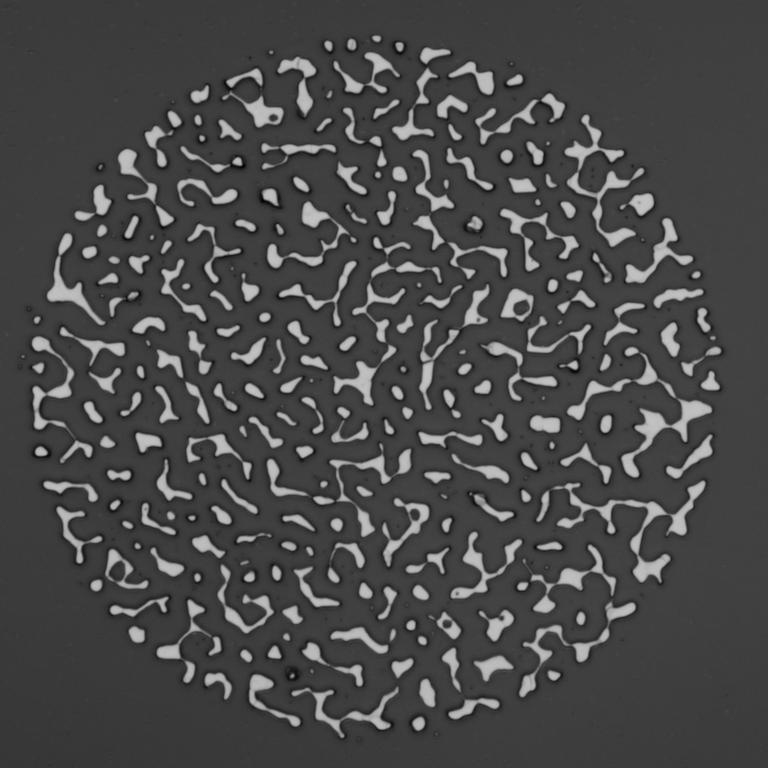
#> input picture data/all/1089.jpg, 768 x 768 px; its folder holds only this picture in this run
$ python render_bg.py   (older library calls are emulated)
#> lines starting #> are read from the running program, lines starting #| are printed output that depends on the picture
#> in render_bg, im is the input picture: shape (768, 768); min 0, max 204, mean 72.9
# This is a sample Python script.

# Press Shift+F10 to execute it or replace it with your code.
# Press Double Shift to search everywhere for classes, files, tool windows, actions, and settings.
from skimage import io, draw, color, transform
import os
import numpy as np
import matplotlib.pyplot as plt
from util import circle_center, circle_center_otsu, circle_area_otsu, padding, find_edge_lw, find_edge_rw
import cv2
from config import *

half_size = 960
# Press the green button in the gutter to run the script.
def processing(im):
    histr = cv2.calcHist([im], [0], None, [256], [0, 256])
#> histr = 256 values, max 53058 at index 61, min 0 at index 1, mean 2304

    im = np.array(im, np.float)

    bg_value = np.argmax(histr)
#> bg_value = 61

    im = im - bg_value
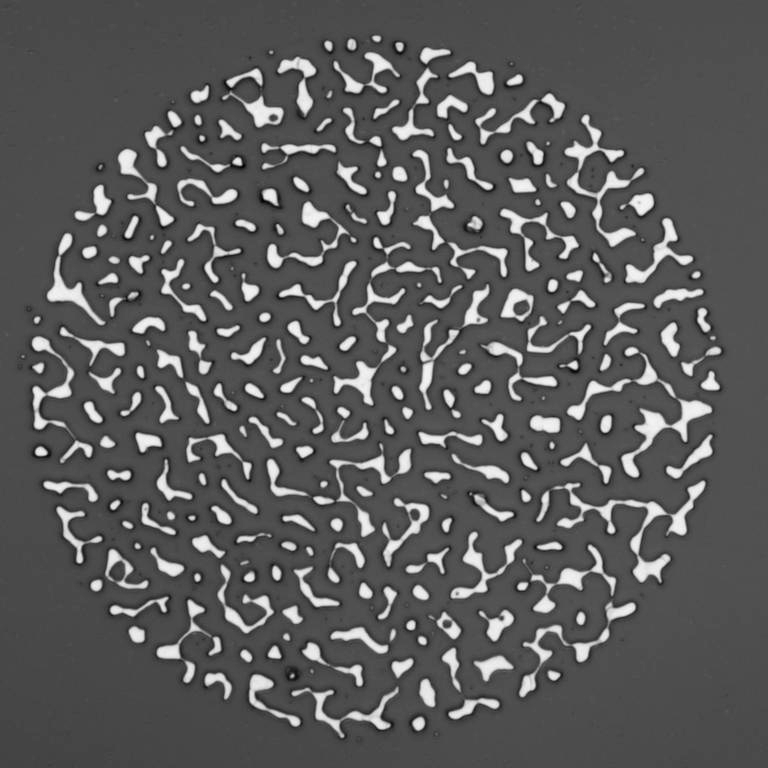
#> im: shape (768, 768) float64; min -61, max 143, mean 11.9; drawn with min black and max white
    im[np.where(im < 0)] = 0
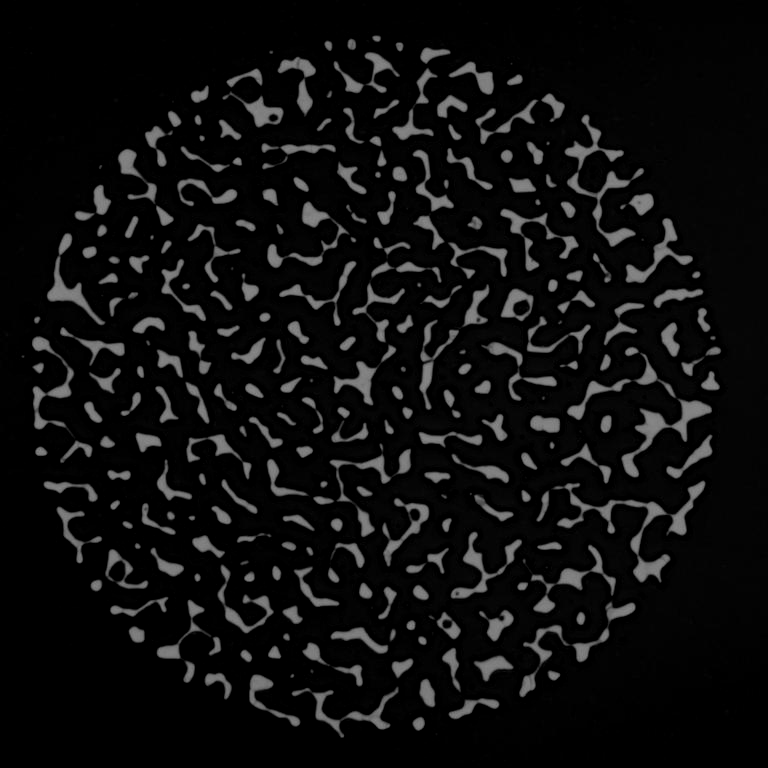
#> im: shape (768, 768) float64; min 0, max 143, mean 14.3

    im = im * 255.0 / (255 - bg_value)
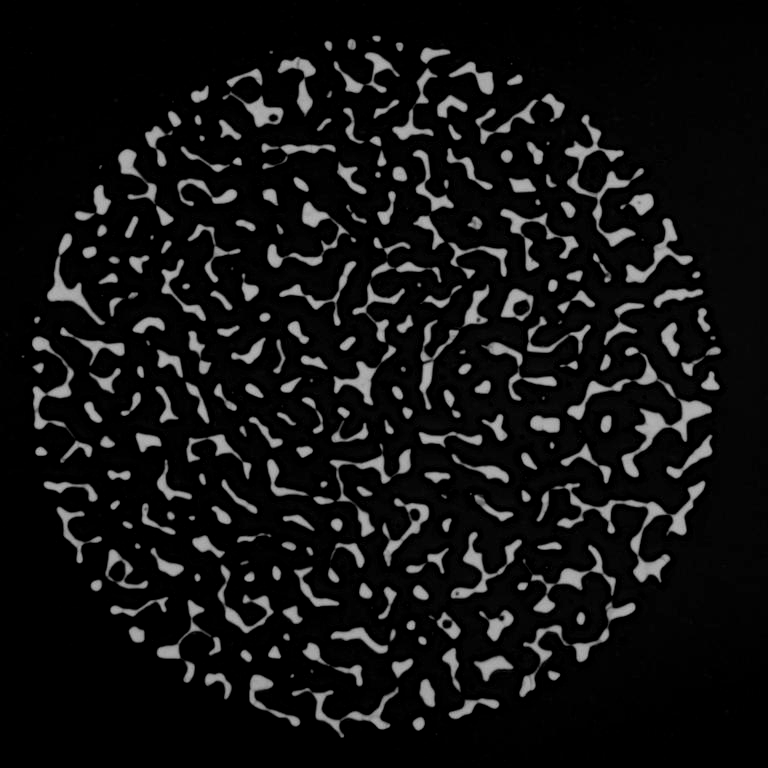
#> im: shape (768, 768) float64; min 0, max 188, mean 18.8

    max_v = np.max(im)
#> max_v = 188

    im = im / (max_v / 255.0)
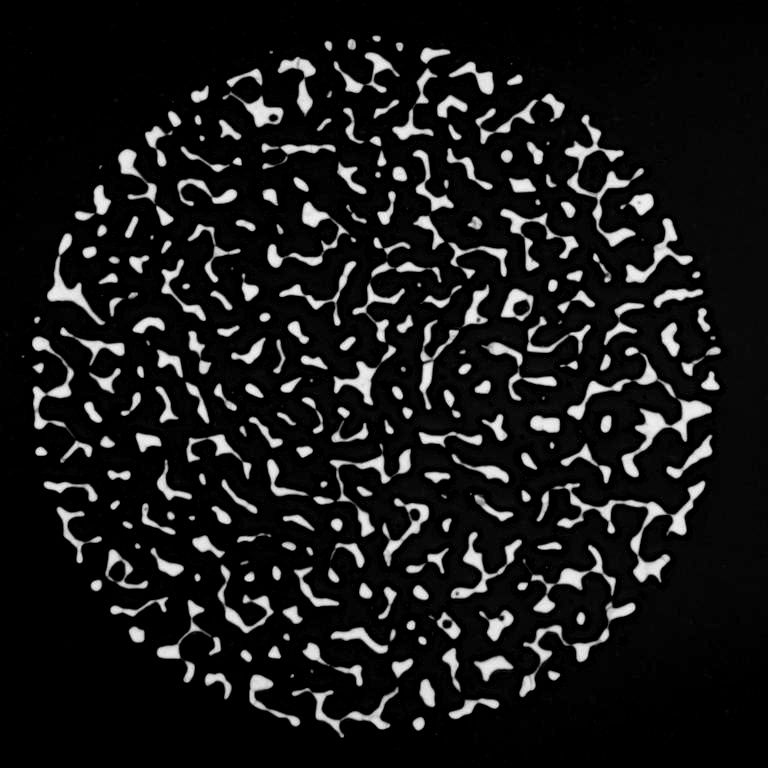
#> im: shape (768, 768) float64; min 0, max 255, mean 25.5

    #print(np.argmax(histr), (255 / (255 - bg_value)), max_v)

    return im

def render_bg():
    for im_p in list(ORI_SAVE_ALL.rglob("*.jpg")):

        #print(im_p.name)
        #if id_cnt < 1481:
        #    continue
        im = io.imread(im_p)

        im = processing(im)
        #im = np.array(im, np.uint8)

        io.imsave(RENDER_BG_SAVE_ALL / im_p.name, im)


if __name__ == '__main__':
    render_bg()

$ run again, on data/all/1194.jpg
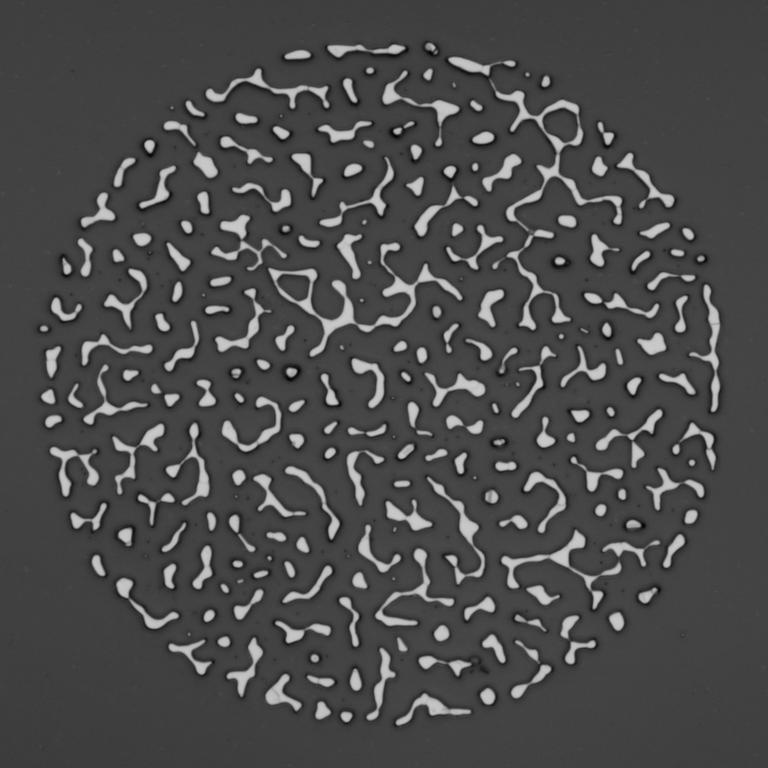
#> input picture data/all/1194.jpg, 768 x 768 px
#> in render_bg, im is the input picture: shape (768, 768); min 0, max 208, mean 74.9
#> histr = 256 values, max 66303 at index 67, min 0 at index 5, mean 2304
#> bg_value = 67
#> in processing, `im = im * 255.0 / (255 - bg_value)`:
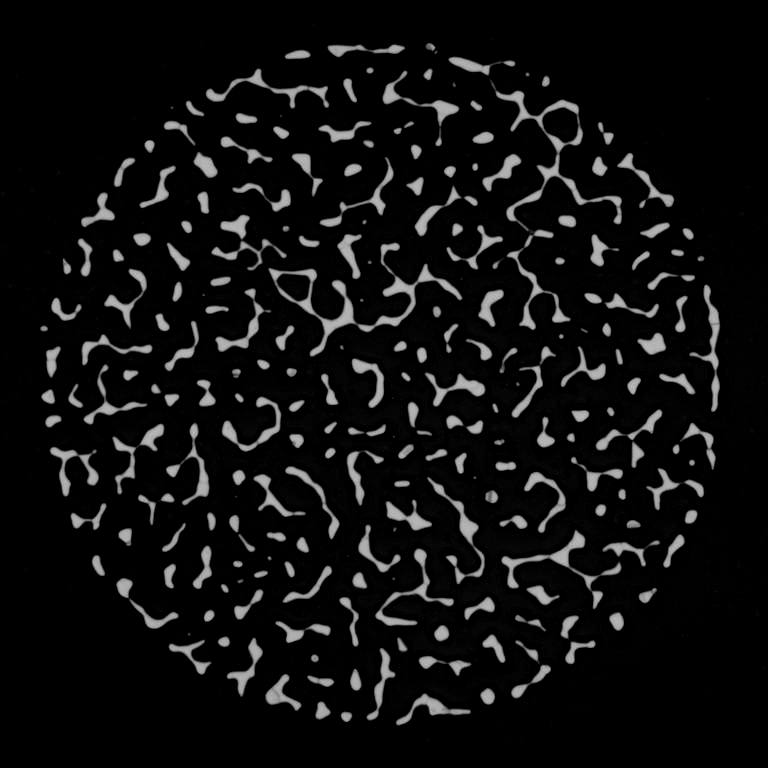
#> im: shape (768, 768) float64; min 0, max 191.2, mean 15.7
#> max_v = 191.2
#> in processing, `im = im / (max_v / 255.0)`:
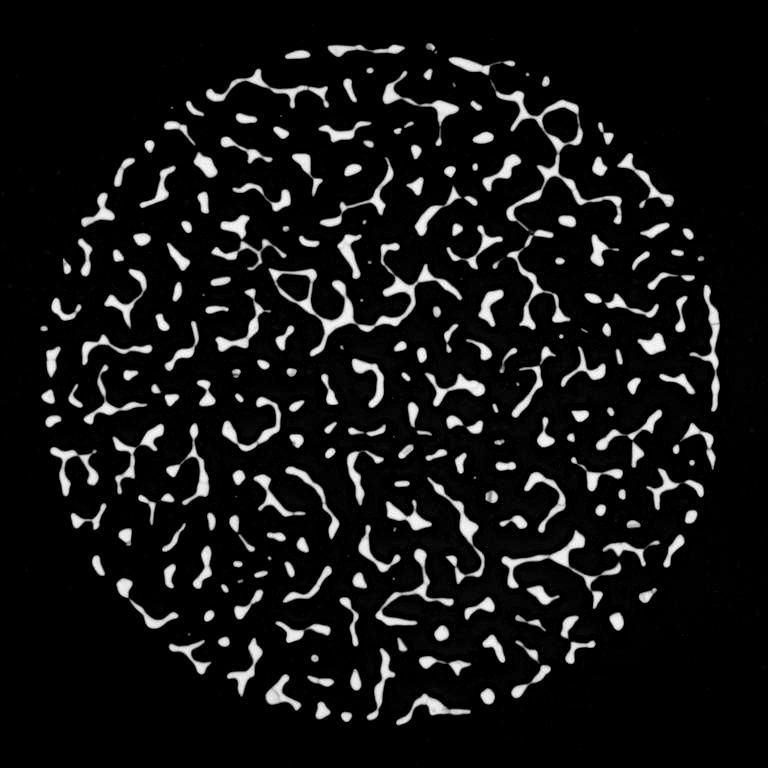
#> im: shape (768, 768) float64; min 0, max 255, mean 20.9

$ run again, on data/all/1195.jpg
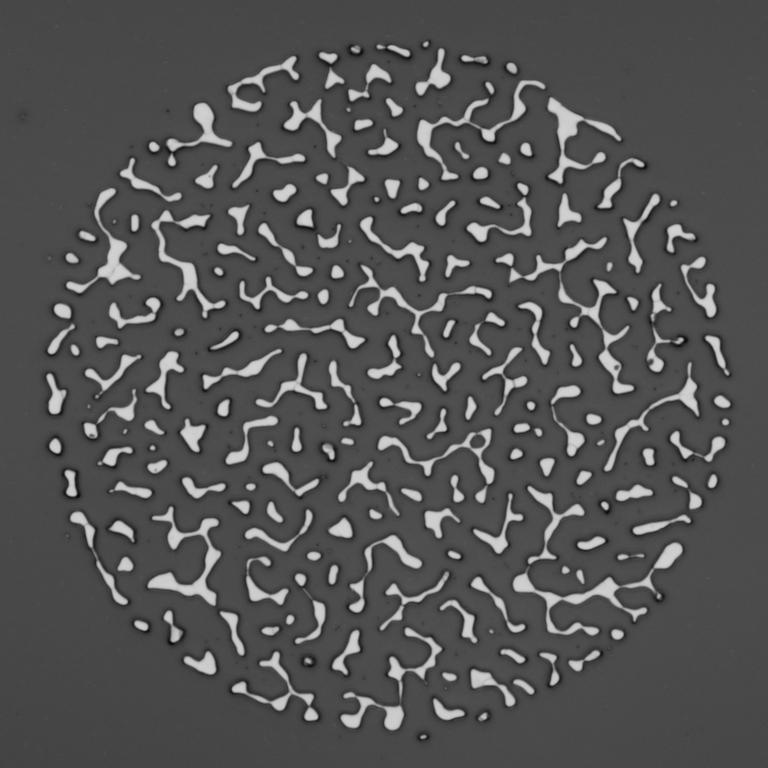
#> input picture data/all/1195.jpg, 768 x 768 px
#> in render_bg, im is the input picture: shape (768, 768); min 1, max 218, mean 83.7
#> histr = 256 values, max 63525 at index 75, min 0 at index 0, mean 2304
#> bg_value = 75
#> in processing, `im = im * 255.0 / (255 - bg_value)`:
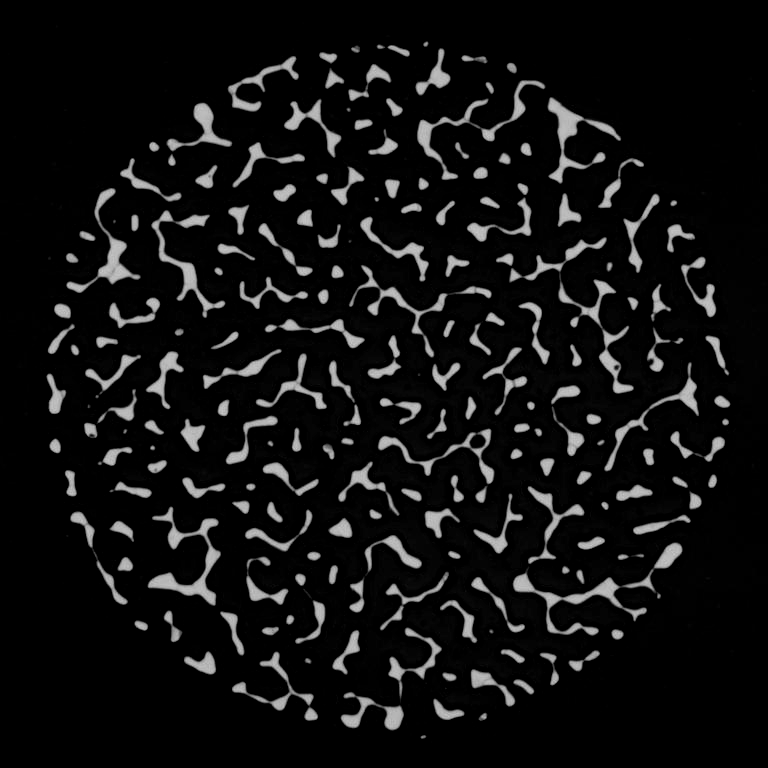
#> im: shape (768, 768) float64; min 0, max 202.6, mean 17.4
#> max_v = 202.6
#> in processing, `im = im / (max_v / 255.0)`:
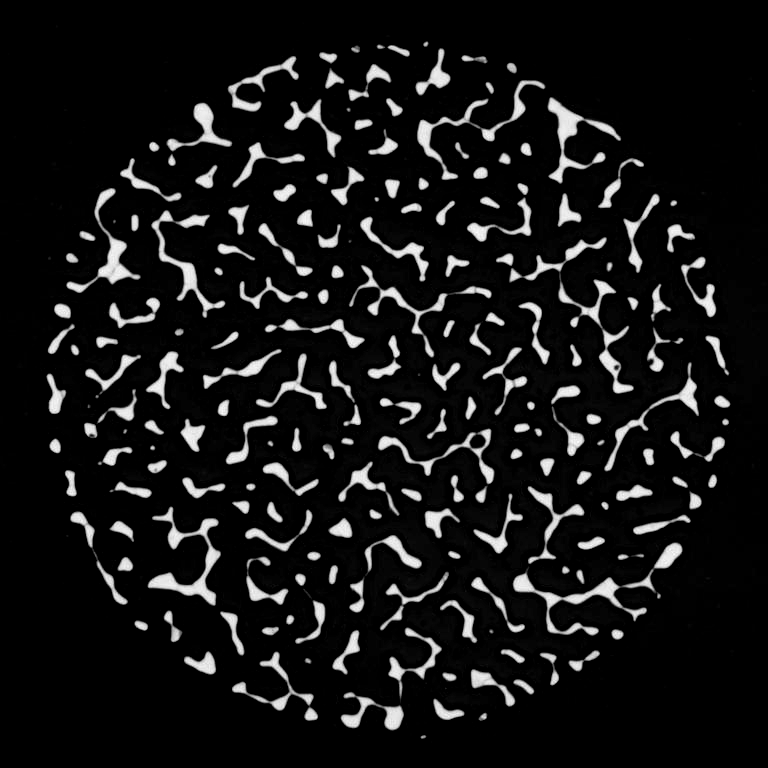
#> im: shape (768, 768) float64; min 0, max 255, mean 21.9

$ run again, on data/all/1211.jpg
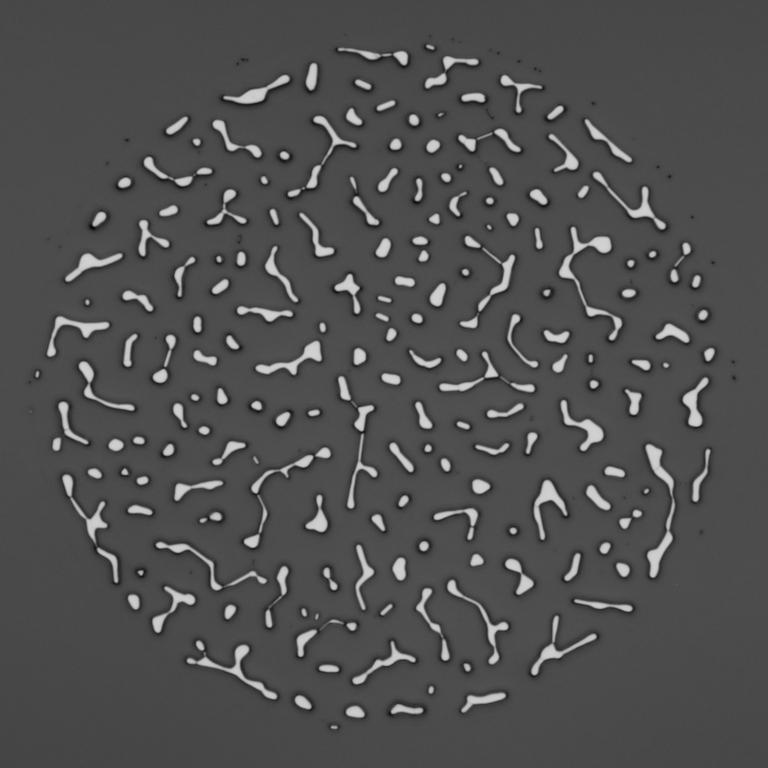
#> input picture data/all/1211.jpg, 768 x 768 px
#> in render_bg, im is the input picture: shape (768, 768); min 5, max 217, mean 79.7
#> histr = 256 values, max 77809 at index 76, min 0 at index 0, mean 2304
#> bg_value = 76
#> in processing, `im = im * 255.0 / (255 - bg_value)`:
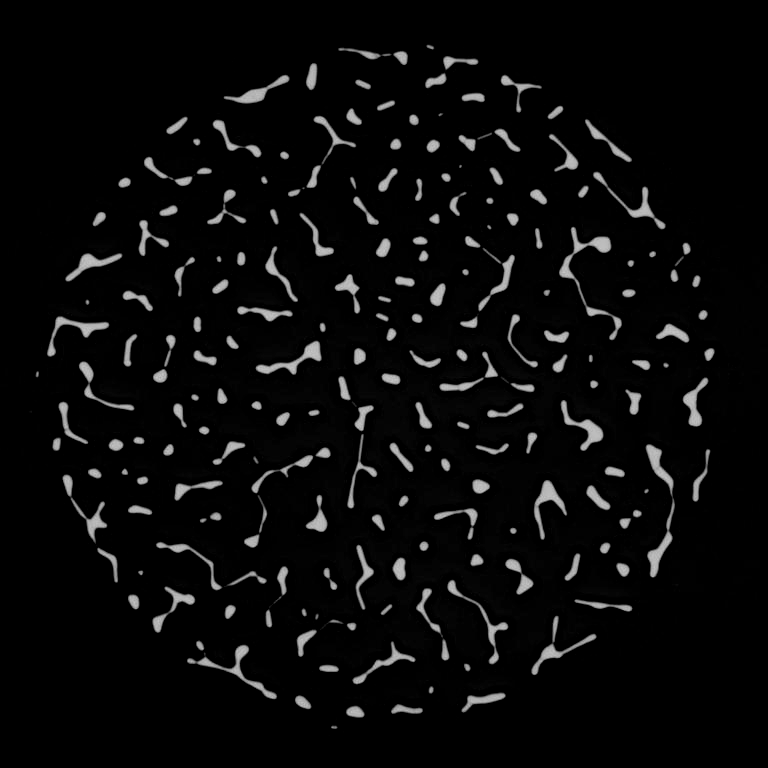
#> im: shape (768, 768) float64; min 0, max 200.9, mean 10.3
#> max_v = 200.9
#> in processing, `im = im / (max_v / 255.0)`:
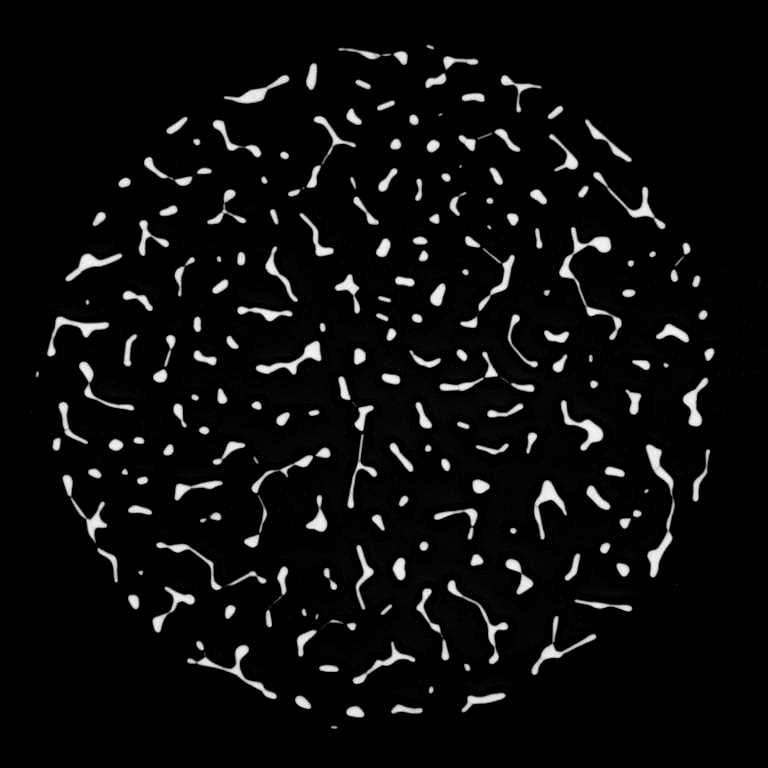
#> im: shape (768, 768) float64; min 0, max 255, mean 13.1; drawn with min black and max white

$ run again, on data/all/1097.jpg
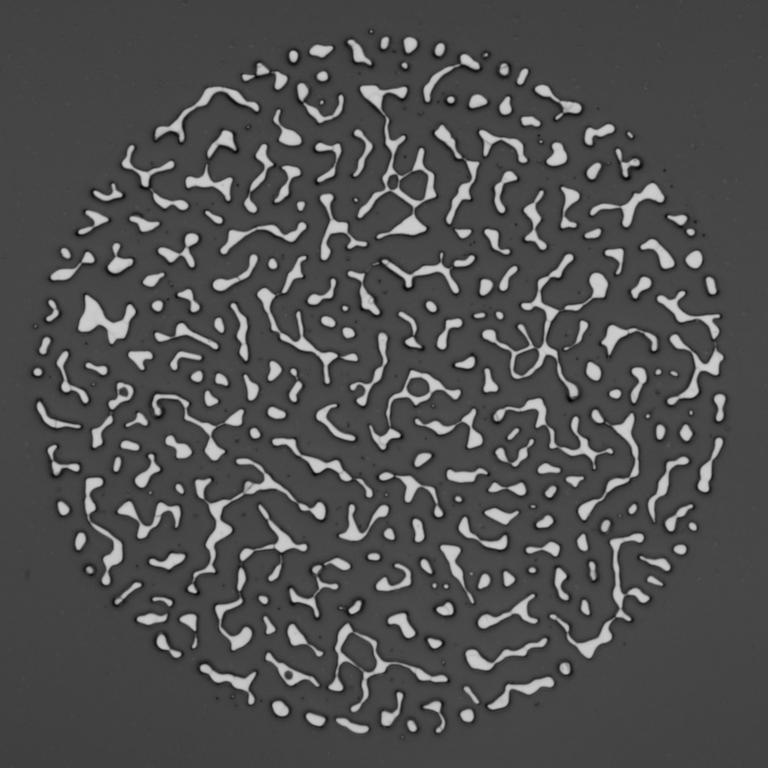
#> input picture data/all/1097.jpg, 768 x 768 px
#> in render_bg, im is the input picture: shape (768, 768); min 1, max 214, mean 79
#> histr = 256 values, max 62626 at index 70, min 0 at index 0, mean 2304
#> bg_value = 70
#> max_v = 198.5
#> in processing, `im = im / (max_v / 255.0)`:
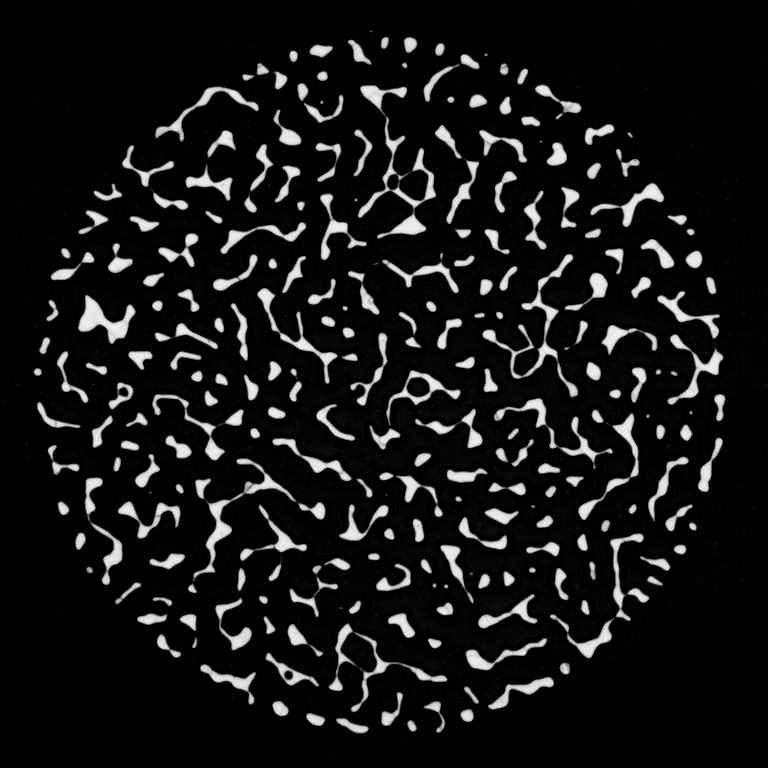
#> im: shape (768, 768) float64; min 0, max 255, mean 22.3
